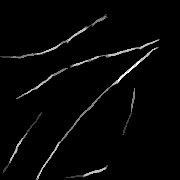
#> input picture gabor/0002/0002_m_l_01_roi.jpg, 180 x 180 px, given in place of 0001_m_l_01_roi.jpg, which was not available
$ jupyter execute 'gabor_all_image copy.ipynb'   (text cells are left out)
#> lines starting #> are read from the running program, lines starting #| are printed output that depends on the picture; after the words box and inside, x2 and y2 are one past the last pixel; in counts of white or black regions, pixels touching at a corner belong together; pictures that were not available may be replaced by others from this repository, and a replacement may not be noted
[cell 1]
# import libaries
import numpy as np
from matplotlib.pyplot import imread
import matplotlib.pyplot as plt
from skimage import morphology
import numpy as np
import glob
import os
import cv2
import os
from PIL import Image
from skimage import feature
from skimage import exposure
import csv

[cell 2]
class Gabor():
    def __init__(self, R, C, n_orientation, scale, flip = False):
        self.R = R
        self.C = C
        self.n_orientation = n_orientation
        self.scale = scale
        self.orientation = np.array([ (u * np.pi / n_orientation) for u in range (1, n_orientation + 1)])
        self.gabor_filters_sets = [gabor_wavelet(R, C, u, scale, n_orientation, flip) for u in range(1, n_orientation + 1)]
        self.flip = flip            # flip filter for left hand


    # filter image through gabor filters
    def filtering(self, img):
        graphs = np.array([cv2.filter2D(img, -1, np.real(gw)) for gw in self.gabor_filters_sets])
        return graphs

    def plot_filters(self, n_scale):
        gabor_filters = []
        fig = plt.figure()
        for v in range (1, n_scale + 1):
            for u in range(1, self.n_orientation + 1):
                gw = gabor_wavelet(self.R, self.C, u, v , self.n_orientation, self.flip)
                fig.add_subplot(n_scale, self.n_orientation, self.n_orientation * (v- 1) + u)
                plt.imshow(np.real(gw), cmap='gray')
        plt.show()


def gabor_wavelet(rows, cols, orientation, scale, n_orientation, flip):
    kmax = np.pi / 2        # 1.5707963267948966
    f = np.sqrt(2)          # 1.4142135623730951
    delt2 = (2 * np.pi) ** 2
    k = (kmax / (f ** scale)) * np.exp(1j * orientation * np.pi / n_orientation / 2)
    kn2 = np.abs(k) ** 2
    gw = np.zeros((rows, cols), np.complex128)

    for m in range(int(-rows / 2) + 1, int(rows / 2) + 1):
        for n in range(int(-cols / 2) + 1, int(cols / 2) + 1):
            t1 = np.exp(-0.5 * kn2 * (m ** 2 + n ** 2) / delt2)
            t2 = np.exp(1j * (np.real(k) * m + np.imag(k) * n))
            t3 = np.exp(-0.5 * delt2)
            gw[int(m + rows / 2 - 1), int(n + cols / 2 - 1)] = (kn2 / delt2) * t1 * (t2 - t3)


    if (flip == True):
        gw = np.fliplr(gw)

    return gw


# RGA (gabor filter for right hand)
n_orientation = 6
scale = 2
RGA = Gabor(10, 10, n_orientation, scale)
right_gabor_filters = RGA.gabor_filters_sets
RGA.plot_filters(3)

# LGA (gabor filter for right hand)
n_orientation = 6
scale = 2
LGA = Gabor(10, 10, n_orientation, scale, flip = True)
left_gabor_filters = LGA.gabor_filters_sets
LGA.plot_filters(3)
#> call 2 of plot_filters, with n_scale = 3
#> in plot_filters (call 2), `plt.show()`:
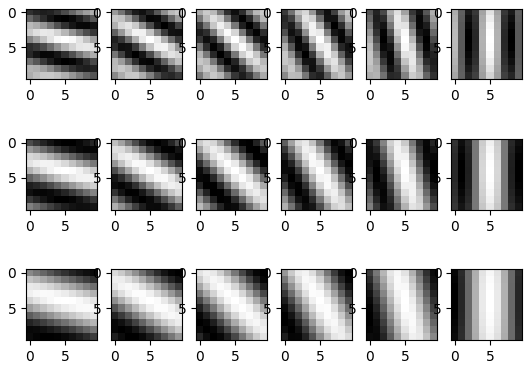
#> figure drawn by matplotlib, 18 panels

[cell 3]
def Lo_pass_Gaussian_procwess(img, D0):
    rows, cols = img.shape
    mask = np.zeros((rows, cols))
    Locx = np.array(list(range(cols)) * rows).reshape([rows, cols])
    Locy = np.transpose((np.array(list(range(rows)) * cols).reshape([cols,rows])))
    D = np.sqrt((Locx - cols / 2) ** 2 + (Locy - rows / 2 ) ** 2)
    mask = np.exp(-D ** 2 / D0 ** 2 / 2)

    f1 = np.fft.fft2(img)
    f1shift = np.fft.fftshift(f1)
    f1shift = f1shift * mask
    f2shift = np.fft.ifftshift(f1shift)
    img_new = np.fft.ifft2(f2shift)
    img_new = np.abs(img_new)

    return img_new

def LOG_preprocess(img, R0 = 40 , ksize = 5):
    AfterGaussian = np.uint8(Lo_pass_Gaussian_procwess(img, R0))
    processed = cv2.Laplacian(AfterGaussian, -1, ksize=ksize)
    img = cv2.equalizeHist(img)
    return processed

[cell 4]
def show_array_img(arr, process):
    plt.figure(figsize=(12, 8))  # Đặt kích thước cửa sổ
    for idx, element in enumerate(arr):
        plt.subplot(3, 6, idx + 1)  # Sắp xếp ảnh trên lưới 3x4 (hoặc thay đổi tuỳ số lượng ảnh)
        plt.imshow(element, cmap='gray')  # Hiển thị ảnh ở dạng grayscale
        plt.title(f"{process} {idx+1}")  # Thêm tiêu đề cho từng ảnh
        plt.axis('off')  # Tắt trục toạ độ

    plt.tight_layout()  # Căn chỉnh lưới để không bị chồng lấn
    plt.show()

def Gab(img,label ):

    # Laplacian process image with above function
    img = LOG_preprocess(img)

    # remove image border due to unpredicted noise
    img = img[10:190, 10:190]

    # Gabor
    After_gabor = []
    if label == "r":
        # Gabor for right hand
        for i, gw in enumerate(right_gabor_filters):
            element =  cv2.filter2D(img, -1, np.real(gw))
            After_gabor.append(element)
    elif label == "l":
        # Gabor for left hand
        for i, gw in enumerate(left_gabor_filters):
            element =  cv2.filter2D(img, -1, np.real(gw))
            After_gabor.append(element)

    show_array_img(After_gabor, "Gabor")


    Two_value = []
    for i, line in enumerate(After_gabor):
        _, TW = cv2.threshold(line, 0 , 255, cv2.THRESH_BINARY | cv2.THRESH_OTSU)
        kernel = np.ones((2,2), np.uint8)
        TW = cv2.erode(TW, kernel)
        Two_value.append(TW)
    show_array_img(Two_value, "threshold")

    con = []
    for i in Two_value:
        conective = morphology.remove_small_objects(i > 0, min_size=40, connectivity=1)
        con.append(conective)
    show_array_img(con, "Remove small object")

    line = (np.sum(con, axis = 0) / len(con))

    return line

[cell 5]
# HOG

# HOG với 9 hướng, cell có kích thước 10*10
def Hog(edge_img):
    (H, hog_img) = feature.hog(edge_img, orientations=9, pixels_per_cell=(10, 10),
                cells_per_block=(2, 2), transform_sqrt=True, block_norm="L1", visualize=True)

    hogImage = exposure.rescale_intensity(hog_img, out_range=(0, 255))
    hogImage = hogImage.astype("uint8")


    return H,hog_img

[cell 6]
path = 'roi_test'

[cell 7]
def process(path, label , visualize = True):


#> called with path = 'roi_test/0001/0001_m_l_01_roi.jpg', label = 'l', visualize = True
    img = plt.imread(path)
#> img is the input picture: shape (180, 180); min 0, max 255, mean 5.9


    img = cv2.resize(img, (200,200), interpolation=cv2.INTER_LINEAR)
#> img: shape (200, 200)


    # đưa hình ảnh về dạng np.array để có thể sử dụng thư viện cv2

    ori_img = img                               # store image for visualize


    # apply gaussian smotthing
    log_img = LOG_preprocess(img)               # store image for visualize
#> in Lo_pass_Gaussian_procwess, `img_new = np.abs(img_new)`:
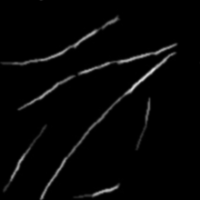
#> img_new: shape (200, 200) float64; min 5.73e-10, max 220.9, mean 5.9
#> in LOG_preprocess, `processed = cv2.Laplacian(AfterGaussian, -1, ksize=ksize)`:
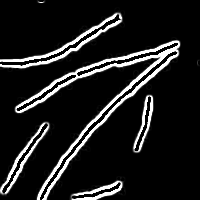
#> processed: shape (200, 200); min 0, max 255, mean 29

    # apply gabor filter
    edge_img = Gab(img,label)
#> in Gab, `img = img[10:190, 10:190]`:
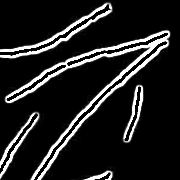
#> img: shape (180, 180); min 0, max 255, mean 32.4
#> the loop in Gab, `for i, gw in enumerate(left_gabor_filters):` made 6 passes
#> pass 1, in Gab, `element =  cv2.filter2D(img, -1, np.real(gw))`:
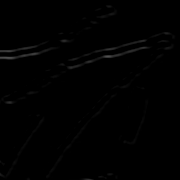
#> element: shape (180, 180); min 0, max 80, mean 1.1
#> after the loop in Gab, `for i, gw in enumerate(left_gabor_filters):`: After_gabor = 6 items
#> the loop in show_array_img, `for idx, element in enumerate(arr):` made 6 passes
#> the loop in Gab, `for i, line in enumerate(After_gabor):` made 6 passes
#> pass 1, in Gab, `_, TW = cv2.threshold(line, 0 , 255, cv2.THRESH_BINARY | cv2.THRESH_OT..`:
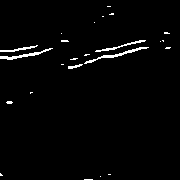
#> TW: shape (180, 180); 2% white in thin lines or dots
#> the loop in show_array_img (call 2), `for idx, element in enumerate(arr):` made 6 passes
#> the loop in Gab, `for i in Two_value:` made 6 passes
#> pass 3, in Gab, `conective = morphology.remove_small_objects(i > 0, min_size=40, connec..`:
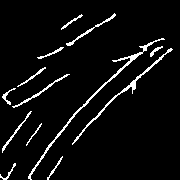
#> conective: shape (180, 180) bool; 5.1% white in thin lines or dots, all inside (x1, y1, x2, y2) = (0, 13, 173, 180)
#> call 3 of show_array_img, with process = 'Remove small object'
#> the loop in show_array_img (call 3), `for idx, element in enumerate(arr):` made 6 passes
#> in show_array_img (call 3), `plt.show()`:
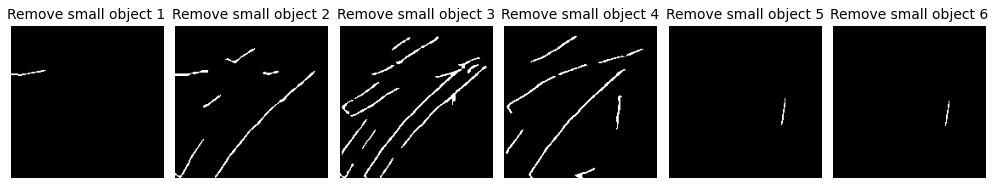
#> figure drawn by matplotlib, 6 panels
#> in Gab, `line = (np.sum(con, axis = 0) / len(con))`:
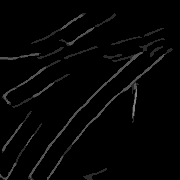
#> line: shape (180, 180) float64; min 0, max 0.5, mean 0.0191

    (H, hog_img) = Hog(edge_img)
#> in Hog, `(H, hog_img) = feature.hog(edge_img, orientations=9, pixels_per_cell=(..`:
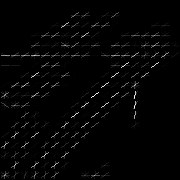
#> hog_img: shape (180, 180) float64; min 0, max 0.298, mean 0.0057; drawn with min black and max white
#> in Hog, `(H, hog_img) = feature.hog(edge_img, orientations=9, pixels_per_cell=(..`: H = 10404 values, max 1 at index 4601, min 0 at index 0, mean 0.0206

    if (visualize):
        plt.figure(figsize=(16,4))
        plt.subplot(141)
        plt.imshow(ori_img,cmap='gray')
        plt.title('Region of interest')
        plt.axis('off')

        plt.subplot(142)
        plt.imshow(log_img, cmap='gray')
        plt.title("Laplacian of Gaussian")
        plt.axis('off')

        plt.subplot(143)
        plt.imshow(edge_img, cmap='gray')
        plt.axis('off')
        plt.title('Gabor filter')

        plt.subplot(144)
        plt.imshow(hog_img)
        plt.title("Histogram of oriented gradient")
        plt.axis('off')
    return H, edge_img

[cell 8]
data = []


file_path='roi_test/0001/0001_m_l_01_roi.jpg'
file_name = file_path.split('/')[-1]

item_data = []
# extract label from file path
label = file_name.split('_')

item_data.append(label[0])      # people ex: 0001
item_data.append(label[1])      # gener ex: m
item_data.append(label[2])      # hand (left or right) ex: l

H, hog_img = process(file_path, label = label[2])

item_data.append(H)

$ run again, on gabor/0006/0006_m_l_08_roi.jpg
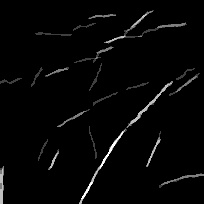
#> input picture gabor/0006/0006_m_l_08_roi.jpg, 204 x 204 px, given in place of 0001_m_l_01_roi.jpg, which was not available
#> in process, img is the input picture: shape (204, 204); min 0, max 255, mean 5.8
#> after the loop in Gab, `for i, gw in enumerate(left_gabor_filters):`: After_gabor = 6 items
#> the loop in show_array_img, `for idx, element in enumerate(arr):` made 6 passes
#> the loop in Gab, `for i, line in enumerate(After_gabor):` made 6 passes
#> pass 1, in Gab, `_, TW = cv2.threshold(line, 0 , 255, cv2.THRESH_BINARY | cv2.THRESH_OT..`:
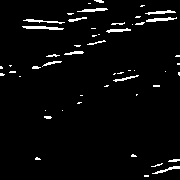
#> TW: shape (180, 180); 3.6% white in thin lines or dots
#> the loop in show_array_img (call 2), `for idx, element in enumerate(arr):` made 6 passes
#> the loop in Gab, `for i in Two_value:` made 6 passes
#> in Hog, `(H, hog_img) = feature.hog(edge_img, orientations=9, pixels_per_cell=(..`: H = 10404 values, max 1 at index 1921, min 0 at index 0, mean 0.0206
#> in Hog, `hogImage = exposure.rescale_intensity(hog_img, out_range=(0, 255))`:
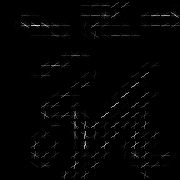
#> hogImage: shape (180, 180) float64; min 0, max 255, mean 3.3

$ run again, on gabor/0012/0012_m_r_06_roi.jpg
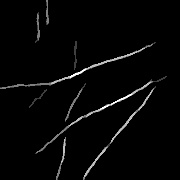
#> input picture gabor/0012/0012_m_r_06_roi.jpg, 180 x 180 px, given in place of 0001_m_l_01_roi.jpg, which was not available
#> in process, img is the input picture: shape (180, 180); min 0, max 255, mean 6.1
#> after the loop in Gab, `for i, gw in enumerate(left_gabor_filters):`: After_gabor = 6 items
#> the loop in show_array_img, `for idx, element in enumerate(arr):` made 6 passes
#> the loop in Gab, `for i, line in enumerate(After_gabor):` made 6 passes
#> the loop in show_array_img (call 2), `for idx, element in enumerate(arr):` made 6 passes
#> the loop in Gab, `for i in Two_value:` made 6 passes
#> in Hog, `(H, hog_img) = feature.hog(edge_img, orientations=9, pixels_per_cell=(..`: H = 10404 values, max 1 at index 9038, min 0 at index 0, mean 0.0203
#> in Hog, `hogImage = exposure.rescale_intensity(hog_img, out_range=(0, 255))`:
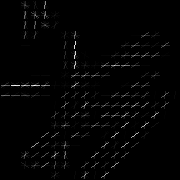
#> hogImage: shape (180, 180) float64; min 0, max 255, mean 4.2
